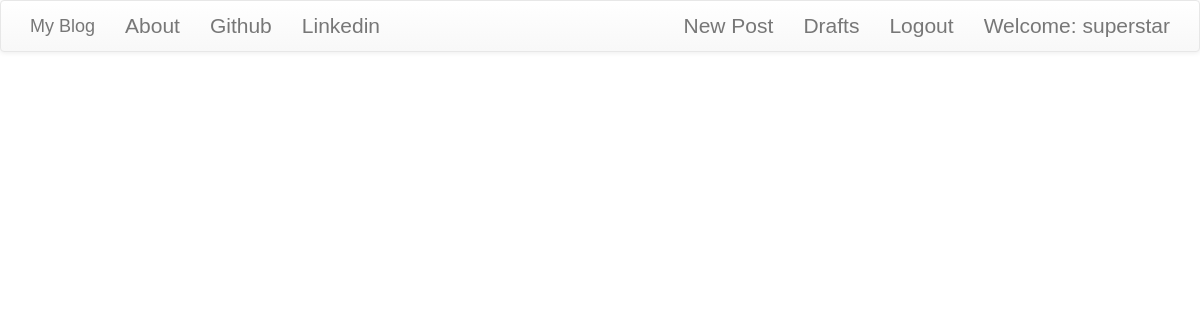
The app's page / (signed in), older data.
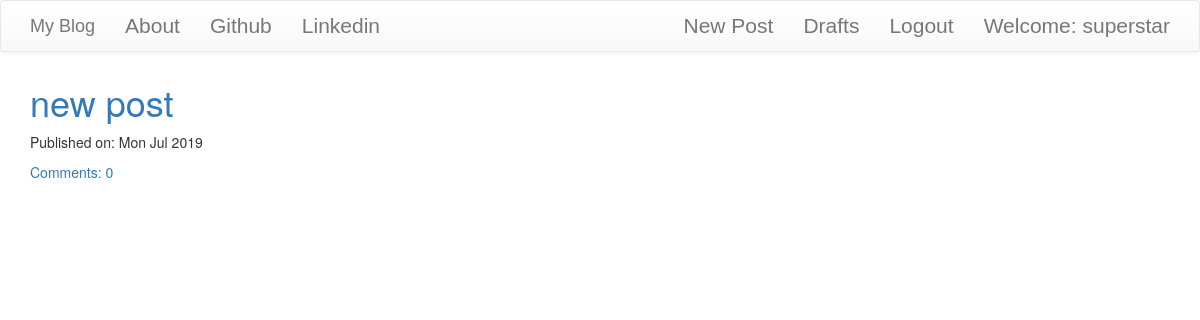
The same page, newer data.
### blog/models.py (models this page shows, shortened)
class Post(models.Model):
    author = models.ForeignKey('auth.User')
    title = models.CharField(max_length=200)
    text = models.TextField()
    created_date = models.DateTimeField(default=timezone.now)
    published_date =models.DateTimeField(blank=True,null=True)
    def approve_comments(self):
        return self.comments.filter(approved_comment=True)

### blog/views.py (the view)
# urls.py: url(r'^$',views.PostListView.as_view(),name='post_list'),
class PostListView(ListView):
    model = Post
    def get_queryset(self):
        return Post.objects.filter(published_date__lte=timezone.now()).order_by('-published_date')

### blog/templates/blog/post_list.html
{% extends 'blog/base.html' %}
{% block content %}
<div class="centerstage">
    {% for post in post_list %}
        <div class="post">
            <h1><a href="{% url 'post_detail' pk=post.pk %}">{{ post.title }}</a></h1>
            <div class="date">
                <p>Published on: {{ post.published_date|date:"D M Y"}}</p>
            </div>
            <a href="{% url 'post_detail' pk=post.pk %}">Comments: {{ post.approve_comments.count }}</a>
        </div>
    {% endfor %}
</div>
{% endblock %}

### blog/templates/blog/base.html (shortened to what this page needs)
<!DOCTYPE html>
{% load staticfiles %}
<html lang="en" dir="ltr">
  <head>
    <link rel="stylesheet" href="https://maxcdn.bootstrapcdn.com/bootstrap/3.3.7/css/bootstrap.min.css">
    <link rel="stylesheet" href="https://maxcdn.bootstrapcdn.com/bootstrap/3.3.7/css/bootstrap-theme.min.css">
    <link rel="stylesheet" href="//cdn.jsdelivr.net/npm/medium-editor@latest/dist/css/medium-editor.min.css" type="text/css" media="screen" charset="utf-8">
    <link rel="stylesheet" href="{% static "css/blog.css" %}">
  </head>
  <body class="loader">
    <nav class="navbar navbar-default techfont custom-navbar">
      <div class="container">
        <ul class="nav navbar-nav">
          <li> <a class="navbar-brand bingbrand" href="{% url 'post_list' %}">My Blog</a> </li>
          <li> <a href="{% url 'about' %}">About</a></li>
          <li> <a href="https://www.github.com">Github</a></li>
          <li> <a href="https://linkedin.com">Linkedin</a></li>
        </ul>
        <ul class="nav navbar-nav navbar-right">
          {% if user.is_authenticated %}
              <li>
                <a href="{% url 'post_new' %}">New Post</a>
              </li>
              <li>
                <a href="{% url 'post_draft_list' %}">Drafts</a>
              </li>
              <li>
                <a href="{% url 'logout' %}">Logout</a>
              </li>
              <li>
                <a>Welcome: {{ user.username }}</a>
              </li>
                {% else %}
                <li> <a class="nav navbar-right"href="{% url 'login' %}"> <span class="glyphicon glyphicon-user"></span></a></li>
              </li>
          {% endif %}
        </ul>
      </div>
    </nav>
    <div class="content container">
      <div class="row">
        <div class="col-md-8">
          <div class="blog_posts">
            {% block content %}
            {% endblock %}
          </div>
        </div>
      </div>
    </div>
  </body>
</html>

Row changes from the older to the newer data that the page shows:
now on this page (row edited): Post: title "new post", published_date "Mon Jul 2019", approve_comments.count "0"
